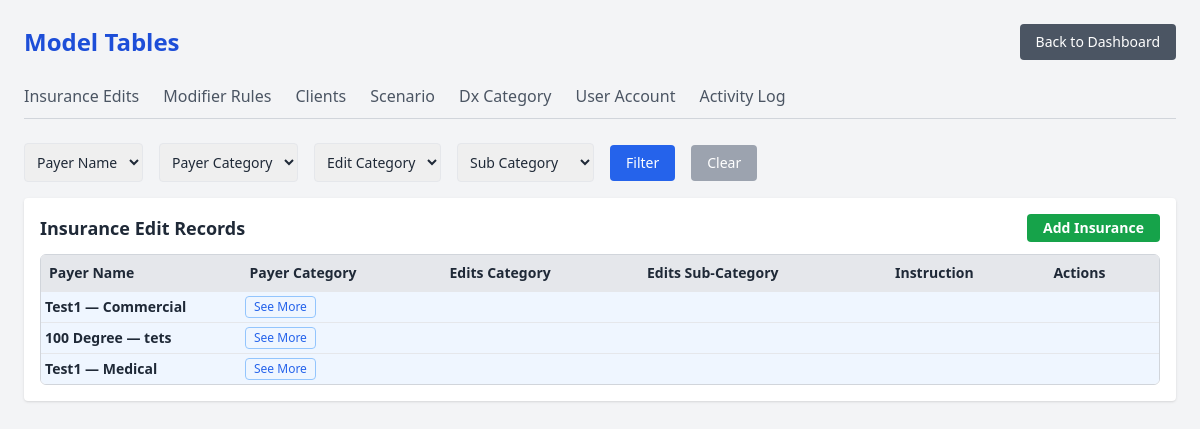
Page /model-tables/ on the earlier database version.
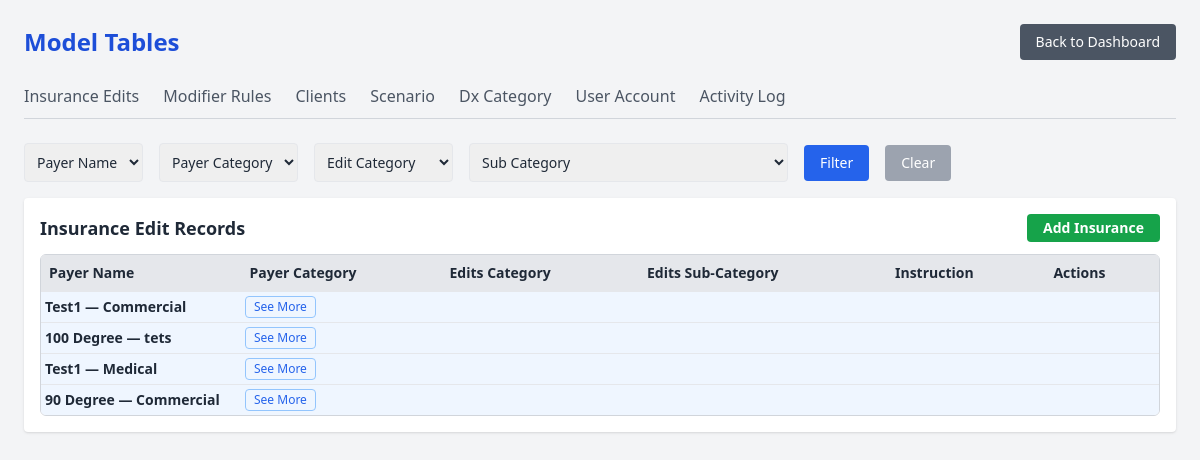
Same page on the later database version.
### insurance_update/models.py (models this page shows, shortened)
class InsuranceEdit(models.Model):
    client = models.ForeignKey('Client', on_delete=models.CASCADE)
    payer_name = models.CharField(max_length=255)
    payer_category = models.CharField(max_length=255)
    edit_type = models.CharField(max_length=50)
    edit_sub_category = models.CharField(max_length=255, blank=True, null=True)
    instruction = models.TextField()
    version = models.CharField(max_length=50)
    created_by = models.ForeignKey(settings.AUTH_USER_MODEL, on_delete=models.SET_NULL, null=True)
    created_at = models.DateTimeField(auto_now_add=True)

### insurance_update/views.py (the view)
# urls.py: path('model-tables/', model_tables_view, name='model_tables'),
def model_tables_view(request):
    insurance_filter = Q()
    client_id = request.GET.get('client', '').strip()
    if client_id:
        insurance_filter &= Q(client__id=client_id)
    payer_name = request.GET.get('payer_name', '').strip()
    if payer_name:
        insurance_filter &= Q(payer_name=payer_name)
    payer_category = request.GET.get('payer_category', '').strip()
    if payer_category:
        insurance_filter &= Q(payer_category=payer_category)
    edit_type = request.GET.get('edit_type', '')
    if edit_type:
        insurance_filter &= Q(edit_type__icontains=edit_type.strip())
    edit_sub_category = request.GET.get('edit_sub_category', '').strip()
    if edit_sub_category:
        insurance_filter &= Q(edit_sub_category=edit_sub_category)
    if insurance_filter:
        insurance_edits = InsuranceEdit.objects.filter(insurance_filter)
    else:
        insurance_edits = InsuranceEdit.objects.all()
    clients = Client.objects.all()
    payer_names = InsuranceEdit.objects.values_list('payer_name', flat=True).distinct()
    payer_categories = InsuranceEdit.objects.values_list('payer_category', flat=True).distinct()
    edit_types = InsuranceEdit.objects.values_list('edit_type', flat=True).distinct()
    edit_sub_categories = InsuranceEdit.objects.values_list('edit_sub_category', flat=True).distinct()
    mod_filter = Q()
    mod_payer_name = request.GET.get('payer_name', '')
    mod_payer_category = request.GET.get('payer_category', '')
    code_type = request.GET.get('code_type', '')
    if mod_payer_name:
        mod_filter &= Q(payer_name=mod_payer_name)
    if mod_payer_category:
        mod_filter &= Q(payer_category=mod_payer_category)
    if code_type:
        mod_filter &= Q(code_type=code_type)
    code_list = request.GET.get('code_list', '')
    sub_category = request.GET.get('sub_category', '')
    if code_list:
        mod_filter &= Q(code_list__icontains=code_list)
    if sub_category:
        mod_filter &= Q(sub_category__icontains=sub_category)
    modifier_rules = ModifierRule.objects.filter(mod_filter)
    mod_payer_names = ModifierRule.objects.values_list('payer_name', flat=True).distinct()
    mod_payer_categories = ModifierRule.objects.values_list('payer_category', flat=True).distinct()
    code_types = ModifierRule.objects.values_list('code_type', flat=True).distinct()
    client_filter = Q()
    name = request.GET.get('client_name', '').strip()
    active = request.GET.get('active', '').strip()
    if name:
        client_filter &= Q(name__icontains=name)
    if active == 'true':
        client_filter &= Q(active=True)
    elif active == 'false':
        client_filter &= Q(active=False)
    clients = Client.objects.filter(client_filter)
    activity_logs = ActivityLog.objects.order_by('-timestamp')[:100]
    users = User.objects.select_related('client').order_by('role')
    grouped_insurance_edits = defaultdict(list)
    for edit in insurance_edits:
        key = f"{edit.payer_name}__{edit.payer_category}"
        grouped_insurance_edits[key].append(edit)
    grouped_insurance = defaultdict(list)
    for edit in insurance_edits:
        key = f"{edit.payer_name}__{edit.payer_category}"
        grouped_insurance[key].append(edit)
    return render(request, 'model_tables.html', {
        'insurance_edits': insurance_edits,
        'clients': clients,
        'payer_names': payer_names,
        'payer_categories': payer_categories,
        'edit_types': edit_types,
        'edit_sub_categories': edit_sub_categories,
        'filters': request.GET,
        'modifier_rules': modifier_rules,
        'mod_payer_names': mod_payer_names,
        'mod_payer_categories': mod_payer_categories,
        'code_types': code_types,
        'activity_logs': activity_logs,
        'scenario_data': Scenario.objects.all(),
        'dxcategory_data': DxCategory.objects.all(),
        'users': users
    })

### insurance_update/models.py (called while the page is built)
    def __str__(self):
        return self.email

### insurance_update/templates/model_tables.html (shortened to what the changed rows need)
{% load custom_filters %}
<!DOCTYPE html>
<html lang="en">
<head>
  <script src="https://cdn.tailwindcss.com"></script>
</head>
<body class="bg-gray-100 p-6 text-gray-800">
  <div class="flex justify-between items-center mb-6">
    <h1 class="text-2xl font-bold text-blue-700">Model Tables</h1>
  </div>
  <div id="insurance-tab" class="tab-content">
    <div class="overflow-x-auto bg-white p-4 rounded shadow">
  <h2 class="text-lg font-semibold mb-3 flex justify-between items-center">
    <span>Insurance Edit Records</span>
    <button onclick="openInsuranceModal()" class="bg-green-600 text-white px-4 py-1 rounded hover:bg-green-700 text-sm">
      Add Insurance
    </button>
  </h2>
<div class="overflow-y-auto max-h-[600px] border border-gray-300 rounded-md">
  <table class="min-w-full table-fixed text-sm">
    <thead class="bg-gray-200 text-left sticky top-0 z-10">
      <tr>
        <th class="p-2 border-r bg-gray-200">Payer Name</th>
        <th class="p-2 border-r bg-gray-200">Payer Category</th>
        <th class="p-2 border-r bg-gray-200">Edits Category</th>
        <th class="p-2 border-r bg-gray-200">Edits Sub-Category</th>
        <th class="p-2 whitespace-wrap bg-gray-200">Instruction</th>
        <th class="p-2 bg-gray-200">Actions</th>
      </tr>
    </thead>
    <tbody>
      {% if insurance_edits %}
        {% regroup insurance_edits by payer_name as payer_groups %}
        {% for group in payer_groups %}
          {% regroup group.list by payer_category as sub_groups %}
            {% for subgroup in sub_groups %}
              {% with key=group.grouper|stringformat:"s"|add:"__"|add:subgroup.grouper %}
                <tr class="bg-blue-50 border-t text-sm">
                  <td class="p-1 w-[200px] font-semibold truncate">
                    {{ group.grouper }} — {{ subgroup.grouper }}
                  </td>
                  <td class="p-1 w-[200px]">
                    <button
                      id="btn-{{ key|slugify }}"
                      type="button"
                      onclick="togglePayer('{{ key|slugify }}')"
                      class="text-blue-600 text-xs px-2 py-0.5 border border-blue-300 rounded hover:bg-blue-100">
                      See More
                    </button>
                  </td>
                  <td colspan="4" class="p-1"></td>
                </tr>
              {% endwith %}
            {% endfor %}
        {% endfor %}
      {% else %}
        <tr>
          <td colspan="6" class="text-center text-gray-500 py-6">No records found.</td>
        </tr>
      {% endif %}
    </tbody>
  </table>
</div>
</div>
  </div>
</body>
</html>

Differences in the rows shown:
added InsuranceEdit: grouper "90 Degree", grouper "Commercial"
Other differences:
new list line: "— See More"
